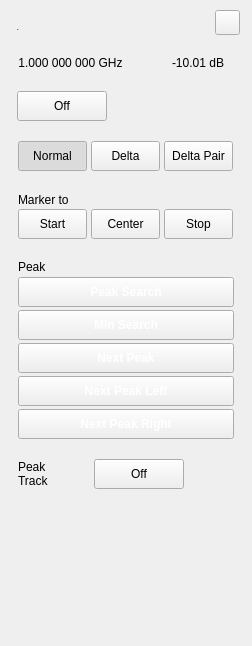
 <widget class="QWidget" name="SA_Dialog_MarkerSingle">
  <property name="geometry">
   <rect>
    <x>0</x>
    <y>0</y>
    <width>252</width>
    <height>646</height>
   </rect>
  </property>
  <property name="windowTitle">
   <string>Form</string>
  </property>
  <property name="statusTip">
   <string/>
  </property>
  <property name="styleSheet">
   <string notr="true">/*******************common**********************/
#widget
{
	background-color:rgba(211,211,211,0.9);
}
#line
{
	background-color:rgba(46,46,46,1);
}
#line_2
{
	background-color:rgb(119,119,119);
}
QPushButton
{
	color:rgb(123, 123, 123);
	border-style:flat;
	font: 75 13px &quot;Arial&quot;;
	font-weight:bold;
}
QPushButton
{
	color:rgb(87, 87, 87);
}
#widget&gt;QLabel
{
	font: 75 13px &quot;Arial&quot;;
	color:rgba(46,46,46,1);
}
#widget&gt;#lblTitle
{	
	font: 75 20px &quot;Arial&quot;;
	color:rgba(46,46,46,1);
	line-height:23px;
	font-weight:bold;
}

#widget&gt;#lblAmpt,
#widget&gt;#lblFreq
{	
	/*font: 75 13px &quot;Arial&quot;;*/
	font: 75 13px &quot;Arial&quot;;
	color:rgba(46,46,46,1);
	font-weight:bold;
}



#widget&gt;#pb_Start:pressed,
#widget&gt;#pb_Normal:checked
{
	color:rgba(87, 87, 87, 1);
	background-image: url(:/sa/image/fre_checked_left.png);
	background-color:transparent;
}
#widget&gt;#pb_Start,
#widget&gt;#pb_Normal
{
	color:rgba(123, 123, 123, 1);
	background-color:transparent;
	background-image: url(:/sa/image/fre_checked_right.png);
}
#widget&gt;#pb_Stop:pressed,
#widget&gt;#pb_Delta_Pair:checked
{
	background-color:transparent;
	background-image: url(:/sa/image/fre_checked_right.png);
	background-position:right;
	color:rgba(87, 87, 87, 1);
}

#widget&gt;#pb_Stop,
#widget&gt;#pb_Delta_Pair
{
	color:rgba(123, 123, 123, 1);
	background-color:transparent;
	background-image: url(:/sa/image/fre_checked_left.png);
	background-position:right;
}

#widget&gt;#pb_Mkr_On,
#widget&gt;#pb_PeakTrack
{
	font: 75 13px &quot;Arial&quot;;
	font-weight:bold;
	background-color:transparent;
	padding:7px 44px 6px 25px;
	color:rgba(87, 87, 87, 1);
	border-image: url(:/sa/image/toggle_on.png);
}

#widget&gt;#pb_Mkr_On:!checked,
#widget&gt;#pb_PeakTrack:!checked
{
	background-color:transparent;
	padding:7px 17px 6px 36px;
	color:rgba(123, 123, 123, 1);
	border-image: url(:/sa/image/toggle_off.png);
}

#widget&gt;#pb_PeakSearch,
#widget&gt;#pb_MinSearch,
#widget&gt;#pb_NextPeak,
#widget&gt;#pb_PeakLeft,
#widget&gt;#pb_PeakRight
{
	font: 75 13px &quot;Arial&quot;;
	color:rgba(255, 255, 255, 1);
	background-image: url(:/sa/image/btn_w216_nor.png);
	text-align:center;
}

#widget&gt;#pb_PeakSearch:pressed,
#widget&gt;#pb_MinSearch:pressed,
#widget&gt;#pb_NextPeak:pressed,
#widget&gt;#pb_PeakLeft:pressed,
#widget&gt;#pb_PeakRight:pressed
{
	
	background-image: url(:/sa/image/btn_w216_click.png);
}


/*******************indoor**********************/
#SA_Dialog_MarkerSingle[status  =  &quot;indoor&quot;] #widget
{
	background-color:rgba(211,211,211,0.9);
}
#SA_Dialog_MarkerSingle[status  =  &quot;indoor&quot;] #line
{
	background-color:rgba(46,46,46,1);
}
#SA_Dialog_MarkerSingle[status  =  &quot;indoor&quot;] #line_2
{
	background-color:rgb(119,119,119);
}
#SA_Dialog_MarkerSingle[status  =  &quot;indoor&quot;] QPushButton
{
	color:rgb(87, 87, 87);;
}

#SA_Dialog_MarkerSingle[status  =  &quot;indoor&quot;] #widget&gt;QLabel
{
	color:rgba(46,46,46,1);
}
#SA_Dialog_MarkerSingle[status  =  &quot;indoor&quot;] #widget&gt;#lblTitle
{	
	color:rgba(46,46,46,1);
}

#SA_Dialog_MarkerSingle[status  =  &quot;indoor&quot;] #widget&gt;#lblAmpt,
#SA_Dialog_MarkerSingle[status  =  &quot;indoor&quot;] #widget&gt;#lblFreq
{	
	color:rgba(46,46,46,1);
}

#SA_Dialog_MarkerSingle[status  =  &quot;indoor&quot;] #pb_close
{
	background-color:rgba(0,0,0,0);
	background-image: url(:/sa/image/btn_close_normal.png);
}
#SA_Dialog_MarkerSingle[status  =  &quot;indoor&quot;] #pb_close:pressed
{
background-image: url(:/sa/image/btn_close_click.png);
}

#SA_Dialog_MarkerSingle[status  =  &quot;indoor&quot;] #widget&gt;#pb_Start:pressed,
#SA_Dialog_MarkerSingle[status  =  &quot;indoor&quot;] #widget&gt;#pb_Normal:checked
{
	color:rgba(87, 87, 87, 1);
	background-image: url(:/sa/image/fre_checked_left.png);
	background-color:transparent;
}
#SA_Dialog_MarkerSingle[status  =  &quot;indoor&quot;] #widget&gt;#pb_Start,
#SA_Dialog_MarkerSingle[status  =  &quot;indoor&quot;] #widget&gt;#pb_Normal
{
	color:rgba(123, 123, 123, 1);
	background-color:transparent;
	background-image: url(:/sa/image/fre_checked_right.png);
}
#SA_Dialog_MarkerSingle[status  =  &quot;indoor&quot;] #widget&gt;#pb_Stop:pressed,
#SA_Dialog_MarkerSingle[status  =  &quot;indoor&quot;] #widget&gt;#pb_Delta_Pair:checked
{
	background-color:transparent;
	background-image: url(:/sa/image/fre_checked_right.png);
	color:rgba(87, 87, 87, 1);
}

#SA_Dialog_MarkerSingle[status  =  &quot;indoor&quot;] #widget&gt;#pb_Stop,
#SA_Dialog_MarkerSingle[status  =  &quot;indoor&quot;] #widget&gt;#pb_Delta_Pair
{
	color:rgba(123, 123, 123, 1);
	background-color:transparent;
	background-image: url(:/sa/image/fre_checked_left.png);
}

#SA_Dialog_MarkerSingle[status  =  &quot;indoor&quot;] #widget&gt;#pb_Mkr_On,
#SA_Dialog_MarkerSingle[status  =  &quot;indoor&quot;] #widget&gt;#pb_PeakTrack
{
	background-color:transparent;
	color:rgba(87, 87, 87, 1);
	border-image: url(:/sa/image/toggle_on.png);
}

#SA_Dialog_MarkerSingle[status  =  &quot;indoor&quot;] #widget&gt;#pb_Mkr_On:!checked,
#SA_Dialog_MarkerSingle[status  =  &quot;indoor&quot;] #widget&gt;#pb_PeakTrack:!checked
{
	background-color:transparent;
	color:rgba(123, 123, 123, 1);
	border-image: url(:/sa/image/toggle_off.png);
}

#SA_Dialog_MarkerSingle[status  =  &quot;indoor&quot;] #widget&gt;#pb_PeakSearch,
#SA_Dialog_MarkerSingle[status  =  &quot;indoor&quot;] #widget&gt;#pb_MinSearch,
#SA_Dialog_MarkerSingle[status  =  &quot;indoor&quot;] #widget&gt;#pb_NextPeak,
#SA_Dialog_MarkerSingle[status  =  &quot;indoor&quot;] #widget&gt;#pb_PeakLeft,
#SA_Dialog_MarkerSingle[status  =  &quot;indoor&quot;] #widget&gt;#pb_PeakRight
{
	color:rgba(255, 255, 255, 1);
	background-image: url(:/sa/image/btn_w216_nor.png);
}


#SA_Dialog_MarkerSingle[status  =  &quot;indoor&quot;] #widget&gt;#pb_PeakSearch:pressed,
#SA_Dialog_MarkerSingle[status  =  &quot;indoor&quot;] #widget&gt;#pb_MinSearch:pressed,
#SA_Dialog_MarkerSingle[status  =  &quot;indoor&quot;] #widget&gt;#pb_NextPeak:pressed,
#SA_Dialog_MarkerSingle[status  =  &quot;indoor&quot;] #widget&gt;#pb_PeakLeft:pressed,
#SA_Dialog_MarkerSingle[status  =  &quot;indoor&quot;] #widget&gt;#pb_PeakRight:pressed
{
	background-image: url(:/sa/image/btn_w216_click.png);
}
#SA_Dialog_MarkerSingle[status  =  &quot;indoor&quot;] #widget&gt;#pb_Delta,
#SA_Dialog_MarkerSingle[status  =  &quot;indoor&quot;] #widget&gt;#pb_Center
{
	font: 75 13px &quot;Arial&quot;;
	font-weight:bold;
	color:rgba(123, 123, 123, 1);
	background-image: url(:/sa/image/btn_peak_nor.png);
}
#SA_Dialog_MarkerSingle[status  =  &quot;indoor&quot;] #widget&gt;#pb_Center:pressed,
#SA_Dialog_MarkerSingle[status  =  &quot;indoor&quot;] #widget&gt;#pb_Delta:checked
{
	color:rgba(87, 87, 87, 1);
	background-image: url(:/sa/image/btn_peak_click.png);
} 


/*******************outdoor**********************/
#SA_Dialog_MarkerSingle[status  =  &quot;outdoor&quot;] #widget
{
		background-color:rgba(211,211,211,0.9);
}
#SA_Dialog_MarkerSingle[status  =  &quot;outdoor&quot;] #line
{
	background-color:rgba(46,46,46,1);
}
#SA_Dialog_MarkerSingle[status  =  &quot;outdoor&quot;] #line_2
{
	background-color:rgb(119,119,119);
}
#SA_Dialog_MarkerSingle[status  =  &quot;outdoor&quot;] QPushButton
{
	color:rgb(87, 87, 87);;
}

#SA_Dialog_MarkerSingle[status  =  &quot;outdoor&quot;] #widget&gt;QLabel
{
	color:rgba(46,46,46,1);
}
#SA_Dialog_MarkerSingle[status  =  &quot;outdoor&quot;] #widget&gt;#lblTitle
{	
	color:rgba(46,46,46,1);
}

#SA_Dialog_MarkerSingle[status  =  &quot;outdoor&quot;] #widget&gt;#lblAmpt,
#SA_Dialog_MarkerSingle[status  =  &quot;outdoor&quot;] #widget&gt;#lblFreq
{	
	color:rgba(46,46,46,1);
}

#SA_Dialog_MarkerSingle[status  =  &quot;outdoor&quot;] #pb_close
{
	background-color:rgba(0,0,0,0);
	background-image: url(:/sa/image/btn_close_normal.png);
}
#SA_Dialog_MarkerSingle[status  =  &quot;outdoor&quot;] #pb_close:pressed
{
background-image: url(:/sa/image/btn_close_click.png);
}

#SA_Dialog_MarkerSingle[status  =  &quot;outdoor&quot;] #widget&gt;#pb_Start:pressed,
#SA_Dialog_MarkerSingle[status  =  &quot;outdoor&quot;] #widget&gt;#pb_Normal:checked
{
	color:rgba(87, 87, 87, 1);
	background-image: url(:/sa/image/fre_checked_left.png);
	background-color:transparent;
}
#SA_Dialog_MarkerSingle[status  =  &quot;outdoor&quot;] #widget&gt;#pb_Start,
#SA_Dialog_MarkerSingle[status  =  &quot;outdoor&quot;] #widget&gt;#pb_Normal
{
	color:rgba(123, 123, 123, 1);
	background-color:transparent;
	background-image: url(:/sa/image/fre_checked_right.png);
}
#SA_Dialog_MarkerSingle[status  =  &quot;outdoor&quot;] #widget&gt;#pb_Stop:pressed,
#SA_Dialog_MarkerSingle[status  =  &quot;outdoor&quot;] #widget&gt;#pb_Delta_Pair:checked
{
	background-color:transparent;
	background-image: url(:/sa/image/fre_checked_right.png);
	color:rgba(87, 87, 87, 1);
}

#SA_Dialog_MarkerSingle[status  =  &quot;outdoor&quot;] #widget&gt;#pb_Stop,
#SA_Dialog_MarkerSingle[status  =  &quot;outdoor&quot;] #widget&gt;#pb_Delta_Pair
{
	color:rgba(123, 123, 123, 1);
	background-color:transparent;
	background-image: url(:/sa/image/fre_checked_left.png);
}

#SA_Dialog_MarkerSingle[status  =  &quot;outdoor&quot;] #widget&gt;#pb_Mkr_On,
#SA_Dialog_MarkerSingle[status  =  &quot;outdoor&quot;] #widget&gt;#pb_PeakTrack
{
	background-color:transparent;
	color:rgba(87, 87, 87, 1);
	border-image: url(:/sa/image/toggle_on.png);
}

#SA_Dialog_MarkerSingle[status  =  &quot;outdoor&quot;] #widget&gt;#pb_Mkr_On:!checked,
#SA_Dialog_MarkerSingle[status  =  &quot;outdoor&quot;] #widget&gt;#pb_PeakTrack:!checked
{
	background-color:transparent;
	color:rgba(123, 123, 123, 1);
	border-image: url(:/sa/image/toggle_off.png);
}

#SA_Dialog_MarkerSingle[status  =  &quot;outdoor&quot;] #widget&gt;#pb_PeakSearch,
#SA_Dialog_MarkerSingle[status  =  &quot;outdoor&quot;] #widget&gt;#pb_MinSearch,
#SA_Dialog_MarkerSingle[status  =  &quot;outdoor&quot;] #widget&gt;#pb_NextPeak,
#SA_Dialog_MarkerSingle[status  =  &quot;outdoor&quot;] #widget&gt;#pb_PeakLeft,
#SA_Dialog_MarkerSingle[status  =  &quot;outdoor&quot;] #widget&gt;#pb_PeakRight
{
	color:rgba(255, 255, 255, 1);
	background-image: url(:/sa/image/btn_w216_nor.png);
}

#SA_Dialog_MarkerSingle[status  =  &quot;outdoor&quot;] #widget&gt;#pb_PeakSearch:pressed,
#SA_Dialog_MarkerSingle[status  =  &quot;outdoor&quot;] #widget&gt;#pb_MinSearch:pressed,
#SA_Dialog_MarkerSingle[status  =  &quot;outdoor&quot;] #widget&gt;#pb_NextPeak:pressed,
#SA_Dialog_MarkerSingle[status  =  &quot;outdoor&quot;] #widget&gt;#pb_PeakLeft:pressed,
#SA_Dialog_MarkerSingle[status  =  &quot;outdoor&quot;] #widget&gt;#pb_PeakRight:pressed
{
	background-image: url(:/sa/image/btn_w216_click.png);
}

#SA_Dialog_MarkerSingle[status  =  &quot;outdoor&quot;] #widget&gt;#pb_Delta,
#SA_Dialog_MarkerSingle[status  =  &quot;outdoor&quot;] #widget&gt;#pb_Center
{
	font: 75 13px &quot;Arial&quot;;
	font-weight:bold;
	color:rgba(123, 123, 123, 1);
	background-image: url(:/sa/image/btn_peak_nor.png);
}
#SA_Dialog_MarkerSingle[status  =  &quot;outdoor&quot;] #widget&gt;#pb_Center:pressed,
#SA_Dialog_MarkerSingle[status  =  &quot;outdoor&quot;] #widget&gt;#pb_Delta:checked
{
	color:rgba(87, 87, 87, 1);
	background-image: url(:/sa/image/btn_peak_click.png);
} 

/*******************night**********************/
#SA_Dialog_MarkerSingle[status  =  &quot;night&quot;] #widget
{
	background-color:rgba(208,182,139,0.9);
}
#SA_Dialog_MarkerSingle[status  =  &quot;night&quot;] #line
{
	background-color:rgba(46,46,46,1);
}
#SA_Dialog_MarkerSingle[status  =  &quot;night&quot;] #line_2
{
	background-color:rgb(119,119,119);
}
#SA_Dialog_MarkerSingle[status  =  &quot;night&quot;] QPushButton
{
	color:rgb(87, 87, 87);;
}

#SA_Dialog_MarkerSingle[status  =  &quot;night&quot;] #widget&gt;QLabel
{
	color:rgba(46,46,46,1);
}
#SA_Dialog_MarkerSingle[status  =  &quot;night&quot;] #widget&gt;#lblTitle
{	
	color:rgba(46,46,46,1);
}

#SA_Dialog_MarkerSingle[status  =  &quot;night&quot;] #widget&gt;#lblAmpt,
#SA_Dialog_MarkerSingle[status  =  &quot;night&quot;] #widget&gt;#lblFreq
{	
	color:rgba(46,46,46,1);
}

#SA_Dialog_MarkerSingle[status  =  &quot;night&quot;] #pb_close
{
	background-color:rgba(0,0,0,0);
	border-image: url(:/sa/image/night/btn_close_normal.png);
}
#SA_Dialog_MarkerSingle[status  =  &quot;night&quot;] #pb_close:pressed
{
	border-image: url(:/sa/image/night/btn_close_click.png);
}

#SA_Dialog_MarkerSingle[status  =  &quot;night&quot;] #widget&gt;#pb_Start:pressed,
#SA_Dialog_MarkerSingle[status  =  &quot;night&quot;] #widget&gt;#pb_Normal:checked
{
	color:rgba(87, 87, 87, 1);
	background-image: url(:/sa/image/night/btn_left_click.png);
	background-color:transparent;
}
#SA_Dialog_MarkerSingle[status  =  &quot;night&quot;] #widget&gt;#pb_Start,
#SA_Dialog_MarkerSingle[status  =  &quot;night&quot;] #widget&gt;#pb_Normal
{
	color:rgba(123, 123, 123, 1);
	background-color:transparent;
	background-image: url(:/sa/image/night/btn_left_nor.png);
}
#SA_Dialog_MarkerSingle[status  =  &quot;night&quot;] #widget&gt;#pb_Stop:pressed,
#SA_Dialog_MarkerSingle[status  =  &quot;night&quot;] #widget&gt;#pb_Delta_Pair:checked
{
	background-color:transparent;
	background-image:url(:/sa/image/night/btn_right_click.png);
	color:rgba(87, 87, 87, 1);
}

#SA_Dialog_MarkerSingle[status  =  &quot;night&quot;] #widget&gt;#pb_Stop,
#SA_Dialog_MarkerSingle[status  =  &quot;night&quot;] #widget&gt;#pb_Delta_Pair
{
	color:rgba(123, 123, 123, 1);
	background-color:transparent;
	background-image: url(:/sa/image/night/btn_right_nor.png);
}

#SA_Dialog_MarkerSingle[status  =  &quot;night&quot;] #widget&gt;#pb_Mkr_On,
#SA_Dialog_MarkerSingle[status  =  &quot;night&quot;] #widget&gt;#pb_PeakTrack
{
	background-color:transparent;
	color:rgba(87, 87, 87, 1);
	border-image: url(:/sa/image/night/toggle_on.png);
}

#SA_Dialog_MarkerSingle[status  =  &quot;night&quot;] #widget&gt;#pb_Mkr_On:!checked,
#SA_Dialog_MarkerSingle[status  =  &quot;night&quot;] #widget&gt;#pb_PeakTrack:!checked
{
	background-color:transparent;
	color:rgba(121,106,80,1);
	border-image: url(:/sa/image/night/toggle_off.png);
}

#SA_Dialog_MarkerSingle[status  =  &quot;night&quot;] #widget&gt;#pb_PeakSearch,
#SA_Dialog_MarkerSingle[status  =  &quot;night&quot;] #widget&gt;#pb_MinSearch,
#SA_Dialog_MarkerSingle[status  =  &quot;night&quot;] #widget&gt;#pb_NextPeak,
#SA_Dialog_MarkerSingle[status  =  &quot;night&quot;] #widget&gt;#pb_PeakLeft,
#SA_Dialog_MarkerSingle[status  =  &quot;night&quot;] #widget&gt;#pb_PeakRight
{
	color:rgba(255, 255, 255, 1);
	background-image: url(:/sa/image/btn_w216_nor.png);
}

#SA_Dialog_MarkerSingle[status  =  &quot;night&quot;] #widget&gt;#pb_PeakSearch:pressed,
#SA_Dialog_MarkerSingle[status  =  &quot;night&quot;] #widget&gt;#pb_MinSearch:pressed,
#SA_Dialog_MarkerSingle[status  =  &quot;night&quot;] #widget&gt;#pb_NextPeak:pressed,
#SA_Dialog_MarkerSingle[status  =  &quot;night&quot;] #widget&gt;#pb_PeakLeft:pressed,
#SA_Dialog_MarkerSingle[status  =  &quot;night&quot;] #widget&gt;#pb_PeakRight:pressed
{
	background-image: url(:/sa/image/btn_w216_click.png);
}
#SA_Dialog_MarkerSingle[status  =  &quot;night&quot;] #widget&gt;#pb_Delta,
#SA_Dialog_MarkerSingle[status  =  &quot;night&quot;] #widget&gt;#pb_Center
{
	font: 75 13px &quot;Arial&quot;;
	font-weight:bold;
	color:rgba(123, 123, 123, 1);
	background-image: url(:/sa/image/night/btn_center_nor.png);
}
#SA_Dialog_MarkerSingle[status  =  &quot;night&quot;] #widget&gt;#pb_Center:pressed,
#SA_Dialog_MarkerSingle[status  =  &quot;night&quot;] #widget&gt;#pb_Delta:checked
{
	color:rgba(87, 87, 87, 1);
	background-image: url(:/sa/image/night/btn_center_click.png);	
	
} 
</string>
  </property>
  <property name="status" stdset="0">
   <string>night</string>
  </property>
  <widget class="QWidget" name="widget" native="true">
   <property name="geometry">
    <rect>
     <x>0</x>
     <y>0</y>
     <width>252</width>
     <height>646</height>
    </rect>
   </property>
   <widget class="QLabel" name="lblFreq">
    <property name="geometry">
     <rect>
      <x>5</x>
      <y>54</y>
      <width>131</width>
      <height>17</height>
     </rect>
    </property>
    <property name="layoutDirection">
     <enum>Qt::LeftToRight</enum>
    </property>
    <property name="text">
     <string>1.000 000 000 GHz</string>
    </property>
    <property name="alignment">
     <set>Qt::AlignCenter</set>
    </property>
   </widget>
   <widget class="QPushButton" name="pb_PeakSearch">
    <property name="geometry">
     <rect>
      <x>18</x>
      <y>277</y>
      <width>216</width>
      <height>30</height>
     </rect>
    </property>
    <property name="styleSheet">
     <string notr="true">/*******************common**********************/
QPushButton
{
	font: 75 13px &quot;Arial&quot;;
	font-weight:bold;
	color:rgba(255, 255, 255, 1);
	background-image: url(:/sa/image/btn_w216_nor.png);
	text-align:center;
}

QPushButton:pressed
{
	
	background-image: url(:/sa/image/btn_w216_click.png);
}
/*******************indoor**********************/
#SA_Dialog_MarkerSingle[status  =  &quot;indoor&quot;] QPushButton
{
	color:rgba(255, 255, 255, 1);
	background-image: url(:/sa/image/btn_w216_nor.png);
}

#SA_Dialog_MarkerSingle[status  =  &quot;indoor&quot;] QPushButton:pressed
{
	background-image: url(:/sa/image/btn_w216_click.png);
}

/*******************outdoor**********************/
#SA_Dialog_MarkerSingle[status  =  &quot;outdoor&quot;] QPushButton
{
	color:rgba(0, 0, 0, 1);
	border-image: url(:/sa/image/outdoor/btn_w70_normal.png);
}

#SA_Dialog_MarkerSingle[status  =  &quot;outdoor&quot;] QPushButton:pressed
{
	border-image: url(:/sa/image/outdoor/btn_w216_click.png);
}

/*******************night**********************/
#SA_Dialog_MarkerSingle[status  =  &quot;night&quot;] QPushButton
{
	color: #FBDBA7;
	border-image: url(:/sa/image/btn_w216_nor.png);
}

#SA_Dialog_MarkerSingle[status  =  &quot;night&quot;] QPushButton:pressed
{	
	color:rgba(252, 220, 168, 1);
	border-image: url(:/sa/image/night/btn_w216_click.png);
}</string>
    </property>
    <property name="text">
     <string>Peak Search</string>
    </property>
    <property name="shortcut">
     <string/>
    </property>
   </widget>
   <widget class="QPushButton" name="pb_Delta">
    <property name="geometry">
     <rect>
      <x>91</x>
      <y>141</y>
      <width>69</width>
      <height>30</height>
     </rect>
    </property>
    <property name="text">
     <string>Delta</string>
    </property>
    <property name="checkable">
     <bool>true</bool>
    </property>
    <attribute name="buttonGroup">
     <string notr="true">MkrTypeGroup</string>
    </attribute>
   </widget>
   <widget class="QPushButton" name="pb_Start">
    <property name="geometry">
     <rect>
      <x>18</x>
      <y>209</y>
      <width>69</width>
      <height>30</height>
     </rect>
    </property>
    <property name="text">
     <string>Start</string>
    </property>
   </widget>
   <widget class="Line" name="line_2">
    <property name="geometry">
     <rect>
      <x>140</x>
      <y>54</y>
      <width>2</width>
      <height>16</height>
     </rect>
    </property>
    <property name="lineWidth">
     <number>0</number>
    </property>
    <property name="midLineWidth">
     <number>0</number>
    </property>
    <property name="orientation">
     <enum>Qt::Vertical</enum>
    </property>
   </widget>
   <widget class="QPushButton" name="pb_Normal">
    <property name="geometry">
     <rect>
      <x>18</x>
      <y>141</y>
      <width>69</width>
      <height>30</height>
     </rect>
    </property>
    <property name="styleSheet">
     <string notr="true"/>
    </property>
    <property name="text">
     <string>Normal</string>
    </property>
    <property name="checkable">
     <bool>true</bool>
    </property>
    <property name="checked">
     <bool>true</bool>
    </property>
    <attribute name="buttonGroup">
     <string notr="true">MkrTypeGroup</string>
    </attribute>
   </widget>
   <widget class="QPushButton" name="pb_Stop">
    <property name="geometry">
     <rect>
      <x>164</x>
      <y>209</y>
      <width>69</width>
      <height>30</height>
     </rect>
    </property>
    <property name="text">
     <string>Stop</string>
    </property>
   </widget>
   <widget class="QPushButton" name="pb_close">
    <property name="geometry">
     <rect>
      <x>215</x>
      <y>10</y>
      <width>25</width>
      <height>25</height>
     </rect>
    </property>
    <property name="text">
     <string/>
    </property>
   </widget>
   <widget class="QPushButton" name="pb_NextPeak">
    <property name="geometry">
     <rect>
      <x>18</x>
      <y>343</y>
      <width>216</width>
      <height>30</height>
     </rect>
    </property>
    <property name="styleSheet">
     <string notr="true">/*******************common**********************/
QPushButton
{
	font: 75 13px &quot;Arial&quot;;
	font-weight:bold;
	color:rgba(255, 255, 255, 1);
	background-image: url(:/sa/image/btn_w216_nor.png);
	text-align:center;
}

QPushButton:pressed
{
	
	background-image: url(:/sa/image/btn_w216_click.png);
}
/*******************indoor**********************/
#SA_Dialog_MarkerSingle[status  =  &quot;indoor&quot;] QPushButton
{
	color:rgba(255, 255, 255, 1);
	background-image: url(:/sa/image/btn_w216_nor.png);
}

#SA_Dialog_MarkerSingle[status  =  &quot;indoor&quot;] QPushButton:pressed
{
	background-image: url(:/sa/image/btn_w216_click.png);
}

/*******************outdoor**********************/
#SA_Dialog_MarkerSingle[status  =  &quot;outdoor&quot;] QPushButton
{
	color:rgba(0, 0, 0, 1);
	border-image: url(:/sa/image/outdoor/btn_w70_normal.png);
}

#SA_Dialog_MarkerSingle[status  =  &quot;outdoor&quot;] QPushButton:pressed
{
	border-image: url(:/sa/image/outdoor/btn_w216_click.png);
}

/*******************night**********************/
#SA_Dialog_MarkerSingle[status  =  &quot;night&quot;] QPushButton
{
	color: #FBDBA7;
	border-image: url(:/sa/image/btn_w216_nor.png);
}

#SA_Dialog_MarkerSingle[status  =  &quot;night&quot;] QPushButton:pressed
{
	color:rgba(252, 220, 168, 1);
	border-image: url(:/sa/image/night/btn_w216_click.png);
}</string>
    </property>
    <property name="text">
     <string>Next Peak</string>
    </property>
   </widget>
   <widget class="QLabel" name="lblTitle">
    <property name="geometry">
     <rect>
      <x>17</x>
      <y>19</y>
      <width>61</width>
      <height>22</height>
     </rect>
    </property>
    <property name="font">
     <font>
      <family>Arial</family>
      <pointsize>-1</pointsize>
      <weight>75</weight>
      <italic>false</italic>
      <bold>true</bold>
     </font>
    </property>
    <property name="text">
     <string>M2</string>
    </property>
   </widget>
   <widget class="Line" name="line">
    <property name="geometry">
     <rect>
      <x>18</x>
      <y>46</y>
      <width>212</width>
      <height>2</height>
     </rect>
    </property>
    <property name="lineWidth">
     <number>0</number>
    </property>
    <property name="midLineWidth">
     <number>0</number>
    </property>
    <property name="orientation">
     <enum>Qt::Horizontal</enum>
    </property>
   </widget>
   <widget class="QPushButton" name="pb_MinSearch">
    <property name="geometry">
     <rect>
      <x>18</x>
      <y>310</y>
      <width>216</width>
      <height>30</height>
     </rect>
    </property>
    <property name="styleSheet">
     <string notr="true">/*******************common**********************/
QPushButton
{
	font: 75 13px &quot;Arial&quot;;
	font-weight:bold;
	color:rgba(255, 255, 255, 1);
	background-image: url(:/sa/image/btn_w216_nor.png);
	text-align:center;
}

QPushButton:pressed
{
	
	background-image: url(:/sa/image/btn_w216_click.png);
}
/*******************indoor**********************/
#SA_Dialog_MarkerSingle[status  =  &quot;indoor&quot;] QPushButton
{
	color:rgba(255, 255, 255, 1);
	background-image: url(:/sa/image/btn_w216_nor.png);
}

#SA_Dialog_MarkerSingle[status  =  &quot;indoor&quot;] QPushButton:pressed
{
	background-image: url(:/sa/image/btn_w216_click.png);
}

/*******************outdoor**********************/
#SA_Dialog_MarkerSingle[status  =  &quot;outdoor&quot;] QPushButton
{
	color:rgba(0, 0, 0, 1);
	border-image: url(:/sa/image/outdoor/btn_w70_normal.png);
}

#SA_Dialog_MarkerSingle[status  =  &quot;outdoor&quot;] QPushButton:pressed
{
	border-image: url(:/sa/image/outdoor/btn_w216_click.png);
}

/*******************night**********************/
#SA_Dialog_MarkerSingle[status  =  &quot;night&quot;] QPushButton
{
	color: #FBDBA7;
	border-image: url(:/sa/image/btn_w216_nor.png);
}

#SA_Dialog_MarkerSingle[status  =  &quot;night&quot;] QPushButton:pressed
{
	color:rgba(252, 220, 168, 1);
	border-image: url(:/sa/image/night/btn_w216_click.png);
}</string>
    </property>
    <property name="text">
     <string>Min Search</string>
    </property>
    <property name="shortcut">
     <string/>
    </property>
   </widget>
   <widget class="QPushButton" name="pb_PeakLeft">
    <property name="geometry">
     <rect>
      <x>18</x>
      <y>376</y>
      <width>216</width>
      <height>30</height>
     </rect>
    </property>
    <property name="styleSheet">
     <string notr="true">/*******************common**********************/
QPushButton
{
	font: 75 13px &quot;Arial&quot;;
	font-weight:bold;
	color:rgba(255, 255, 255, 1);
	background-image: url(:/sa/image/btn_w216_nor.png);
	text-align:center;
}

QPushButton:pressed
{
	
	background-image: url(:/sa/image/btn_w216_click.png);
}
/*******************indoor**********************/
#SA_Dialog_MarkerSingle[status  =  &quot;indoor&quot;] QPushButton
{
	color:rgba(255, 255, 255, 1);
	background-image: url(:/sa/image/btn_w216_nor.png);
}

#SA_Dialog_MarkerSingle[status  =  &quot;indoor&quot;] QPushButton:pressed
{
	background-image: url(:/sa/image/btn_w216_click.png);
}

/*******************outdoor**********************/
#SA_Dialog_MarkerSingle[status  =  &quot;outdoor&quot;] QPushButton
{
	color:rgba(0, 0, 0, 1);
	border-image: url(:/sa/image/outdoor/btn_w70_normal.png);
}

#SA_Dialog_MarkerSingle[status  =  &quot;outdoor&quot;] QPushButton:pressed
{
	border-image: url(:/sa/image/outdoor/btn_w216_click.png);
}

/*******************night**********************/
#SA_Dialog_MarkerSingle[status  =  &quot;night&quot;] QPushButton
{
	color: #FBDBA7;
	border-image: url(:/sa/image/btn_w216_nor.png);
}

#SA_Dialog_MarkerSingle[status  =  &quot;night&quot;] QPushButton:pressed
{	
	color:rgba(252, 220, 168, 1);
	border-image: url(:/sa/image/night/btn_w216_click.png);
}</string>
    </property>
    <property name="text">
     <string>Next Peak Left</string>
    </property>
   </widget>
   <widget class="QLabel" name="lblAmpt">
    <property name="geometry">
     <rect>
      <x>148</x>
      <y>53</y>
      <width>100</width>
      <height>20</height>
     </rect>
    </property>
    <property name="text">
     <string>-10.01 dB</string>
    </property>
    <property name="alignment">
     <set>Qt::AlignCenter</set>
    </property>
   </widget>
   <widget class="QPushButton" name="pb_Center">
    <property name="geometry">
     <rect>
      <x>91</x>
      <y>209</y>
      <width>69</width>
      <height>30</height>
     </rect>
    </property>
    <property name="text">
     <string>Center</string>
    </property>
   </widget>
   <widget class="QPushButton" name="pb_PeakRight">
    <property name="geometry">
     <rect>
      <x>18</x>
      <y>409</y>
      <width>216</width>
      <height>30</height>
     </rect>
    </property>
    <property name="styleSheet">
     <string notr="true">/*******************common**********************/
QPushButton
{
	font: 75 13px &quot;Arial&quot;;
	font-weight:bold;
	color:rgba(255, 255, 255, 1);
	background-image: url(:/sa/image/btn_w216_nor.png);
	text-align:center;
}

QPushButton:pressed
{
	
	background-image: url(:/sa/image/btn_w216_click.png);
}
/*******************indoor**********************/
#SA_Dialog_MarkerSingle[status  =  &quot;indoor&quot;] QPushButton
{
	color:rgba(255, 255, 255, 1);
	background-image: url(:/sa/image/btn_w216_nor.png);
}

#SA_Dialog_MarkerSingle[status  =  &quot;indoor&quot;] QPushButton:pressed
{
	background-image: url(:/sa/image/btn_w216_click.png);
}

/*******************outdoor**********************/
#SA_Dialog_MarkerSingle[status  =  &quot;outdoor&quot;] QPushButton
{
	color:rgba(0, 0, 0, 1);
	border-image: url(:/sa/image/outdoor/btn_w70_normal.png);
}

#SA_Dialog_MarkerSingle[status  =  &quot;outdoor&quot;] QPushButton:pressed
{
	border-image: url(:/sa/image/outdoor/btn_w216_click.png);
}

/*******************night**********************/
#SA_Dialog_MarkerSingle[status  =  &quot;night&quot;] QPushButton
{
	color: #FBDBA7;
	border-image: url(:/sa/image/btn_w216_nor.png);
}

#SA_Dialog_MarkerSingle[status  =  &quot;night&quot;] QPushButton:pressed
{
	color:rgba(252, 220, 168, 1);
	border-image: url(:/sa/image/night/btn_w216_click.png);
}</string>
    </property>
    <property name="text">
     <string>Next Peak Right</string>
    </property>
    <property name="shortcut">
     <string/>
    </property>
   </widget>
   <widget class="QLabel" name="lblPeak">
    <property name="geometry">
     <rect>
      <x>18</x>
      <y>259</y>
      <width>67</width>
      <height>15</height>
     </rect>
    </property>
    <property name="text">
     <string>Peak</string>
    </property>
   </widget>
   <widget class="QLabel" name="lblMarkerTo">
    <property name="geometry">
     <rect>
      <x>18</x>
      <y>191</y>
      <width>75</width>
      <height>17</height>
     </rect>
    </property>
    <property name="text">
     <string>Marker to</string>
    </property>
   </widget>
   <widget class="QPushButton" name="pb_Delta_Pair">
    <property name="geometry">
     <rect>
      <x>164</x>
      <y>141</y>
      <width>69</width>
      <height>30</height>
     </rect>
    </property>
    <property name="text">
     <string>Delta Pair</string>
    </property>
    <property name="checkable">
     <bool>true</bool>
    </property>
    <attribute name="buttonGroup">
     <string notr="true">MkrTypeGroup</string>
    </attribute>
   </widget>
   <widget class="QPushButton" name="pb_Mkr_On">
    <property name="geometry">
     <rect>
      <x>17</x>
      <y>91</y>
      <width>90</width>
      <height>30</height>
     </rect>
    </property>
    <property name="text">
     <string>Off</string>
    </property>
    <property name="checkable">
     <bool>true</bool>
    </property>
   </widget>
   <widget class="QPushButton" name="pb_PeakTrack">
    <property name="geometry">
     <rect>
      <x>94</x>
      <y>459</y>
      <width>90</width>
      <height>30</height>
     </rect>
    </property>
    <property name="focusPolicy">
     <enum>Qt::NoFocus</enum>
    </property>
    <property name="styleSheet">
     <string notr="true"/>
    </property>
    <property name="text">
     <string>Off</string>
    </property>
    <property name="checkable">
     <bool>true</bool>
    </property>
   </widget>
   <widget class="QLabel" name="lblPeakTrack">
    <property name="geometry">
     <rect>
      <x>18</x>
      <y>459</y>
      <width>71</width>
      <height>30</height>
     </rect>
    </property>
    <property name="text">
     <string>Peak
Track</string>
    </property>
   </widget>
  </widget>
 </widget>
